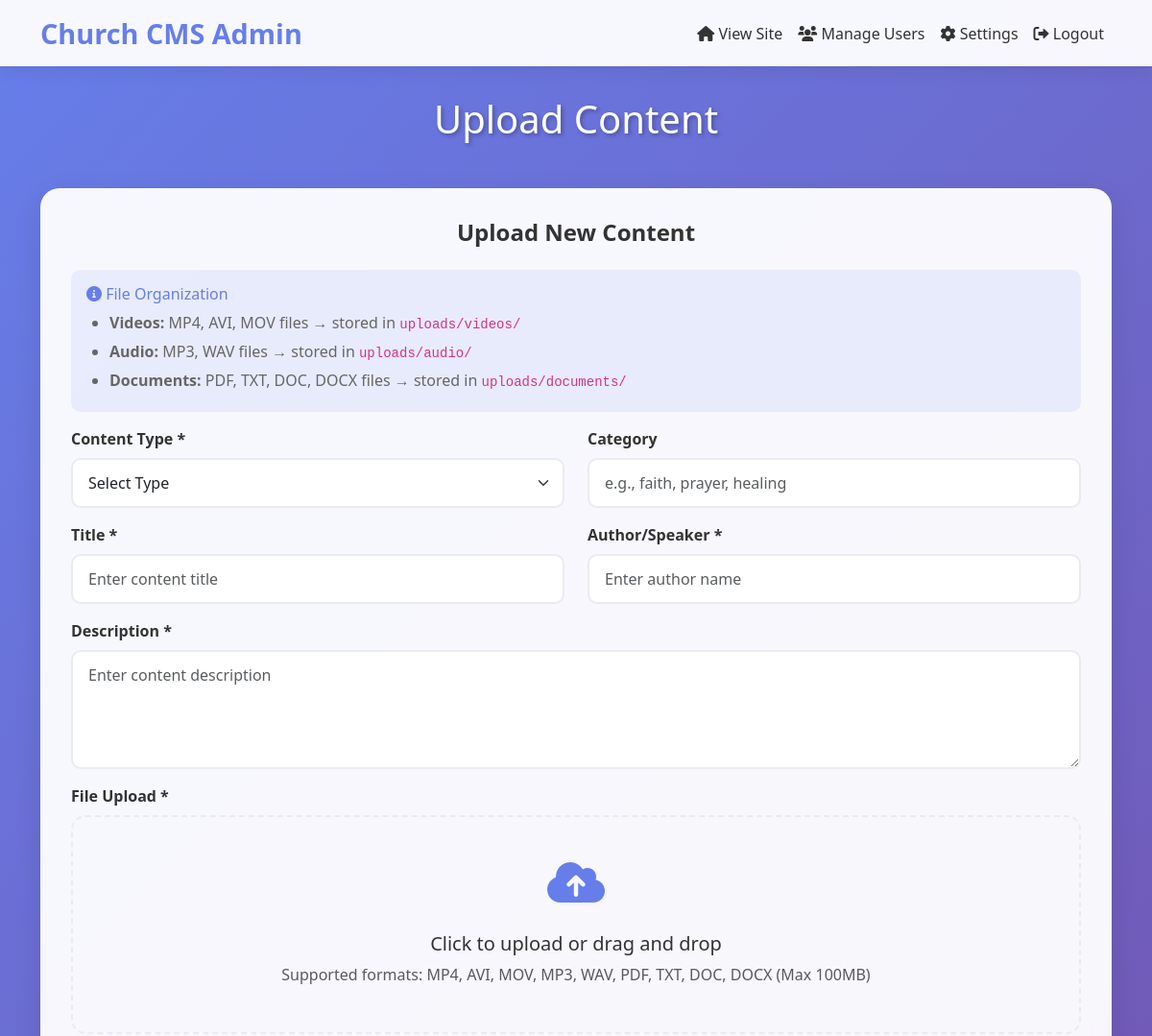
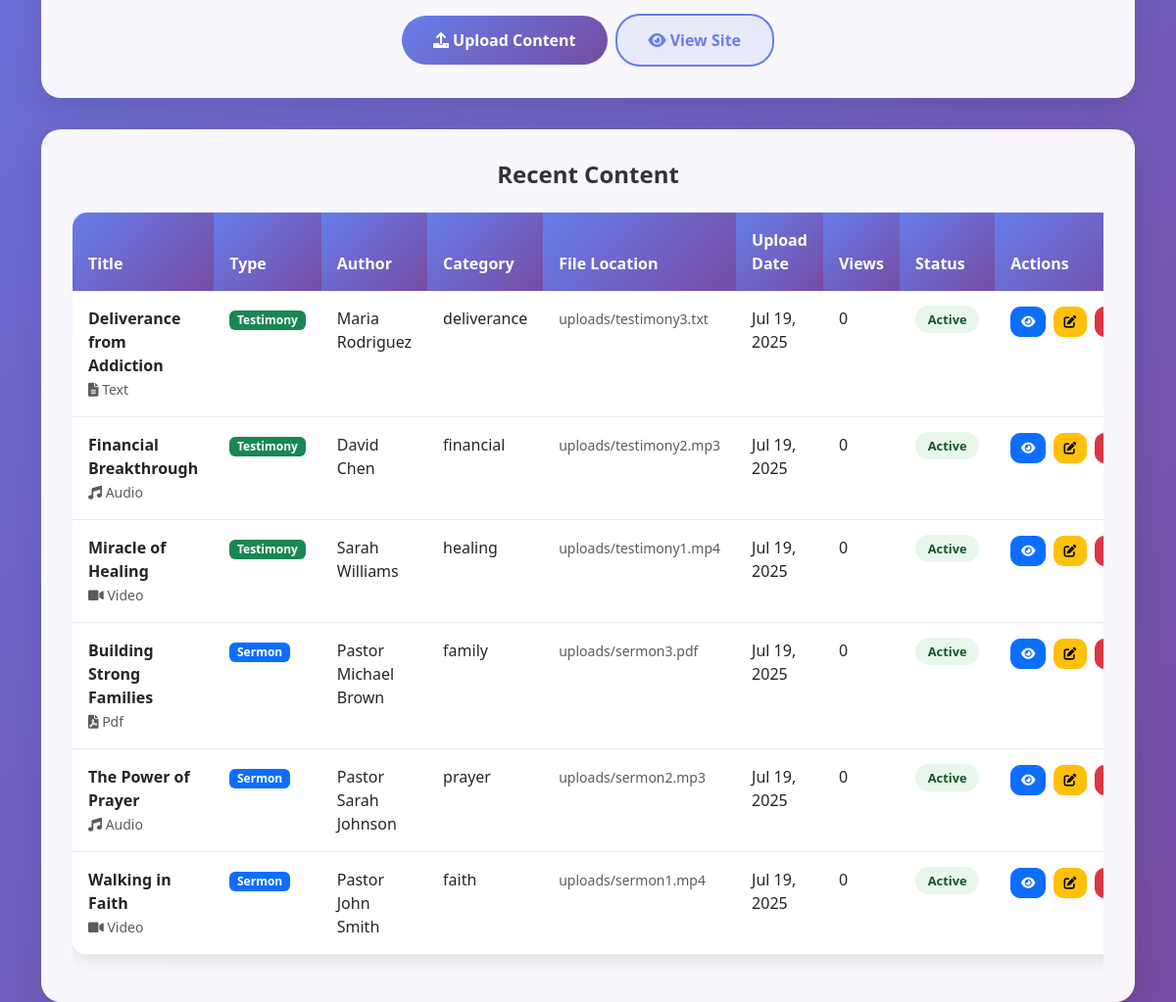
The page /CMS-Web/admin-upload-content.php on the database its author committed (2 pictures, top to bottom).
### tables this page shows
CREATE TABLE content (
    id INT AUTO_INCREMENT PRIMARY KEY,
    type ENUM('sermon', 'testimony') NOT NULL,
    title VARCHAR(255) NOT NULL,
    author VARCHAR(255) NOT NULL,
    description TEXT NOT NULL,
    category VARCHAR(100),
    file_path VARCHAR(500) NOT NULL,
    file_type VARCHAR(50),
    file_size INT,
    upload_date DATETIME DEFAULT CURRENT_TIMESTAMP,
    views INT DEFAULT 0,
    downloads INT DEFAULT 0,
    likes INT DEFAULT 0,  
    status ENUM('active', 'inactive') DEFAULT 'active',
    created_at TIMESTAMP DEFAULT CURRENT_TIMESTAMP,
    updated_at TIMESTAMP DEFAULT CURRENT_TIMESTAMP ON UPDATE CURRENT_TIMESTAMP
);

### CMS-Web/config/database.php (called while the page is built, shortened)
<?php
function getDBConnection() {
    try {
        $pdo = new PDO(
            "mysql:host=" . DB_HOST . ";dbname=" . DB_NAME . ";charset=utf8mb4",
            DB_USER,
            DB_PASS,
            [
                PDO::ATTR_ERRMODE => PDO::ERRMODE_EXCEPTION,
                PDO::ATTR_DEFAULT_FETCH_MODE => PDO::FETCH_ASSOC,
                PDO::ATTR_EMULATE_PREPARES => false
            ]
        );
        return $pdo;
    } catch (PDOException $e) {
        die("Connection failed: " . $e->getMessage());
    }
}
?>

### CMS-Web/admin-upload-content.php (the view)
<?php
include 'includes/admin-upload-content-handler.php';
$page_title = 'Upload Content';
$message_html = $message ? '<div class="alert alert-success"><i class="fas fa-check-circle"></i> '.htmlspecialchars($message).'</div>' : '';
$error_html = $error ? '<div class="alert alert-danger"><i class="fas fa-exclamation-circle"></i> '.htmlspecialchars($error).'</div>' : '';
$upload_form = '<div class="form-container">'
    .'<h2 class="form-title">Upload New Content</h2>'
    .'<div class="file-type-info"><h6><i class="fas fa-info-circle"></i> File Organization</h6><ul>'
    .'<li><strong>Videos:</strong> MP4, AVI, MOV files → stored in <code>uploads/videos/</code></li>'
    .'<li><strong>Audio:</strong> MP3, WAV files → stored in <code>uploads/audio/</code></li>'
    .'<li><strong>Documents:</strong> PDF, TXT, DOC, DOCX files → stored in <code>uploads/documents/</code></li>'
    .'</ul></div>'
    .'<form method="POST" enctype="multipart/form-data">'
    .'<div class="row">'
    .'<div class="col-md-6 mb-3"><label for="type" class="form-label">Content Type *</label>'
    .'<select name="type" id="type" class="form-select" required>'
    .'<option value="">Select Type</option>'
    .'<option value="sermon">Sermon</option>'
    .'<option value="testimony">Testimony</option>'
    .'</select></div>'
    .'<div class="col-md-6 mb-3"><label for="category" class="form-label">Category</label>'
    .'<input type="text" name="category" id="category" class="form-control" placeholder="e.g., faith, prayer, healing"></div>'
    .'</div>'
    .'<div class="row">'
    .'<div class="col-md-6 mb-3"><label for="title" class="form-label">Title *</label>'
    .'<input type="text" name="title" id="title" class="form-control" placeholder="Enter content title" required></div>'
    .'<div class="col-md-6 mb-3"><label for="author" class="form-label">Author/Speaker *</label>'
    .'<input type="text" name="author" id="author" class="form-control" placeholder="Enter author name" required></div>'
    .'</div>'
    .'<div class="mb-3"><label for="description" class="form-label">Description *</label>'
    .'<textarea name="description" id="description" class="form-control" rows="4" placeholder="Enter content description" required></textarea></div>'
    .'<div class="mb-3"><label for="file" class="form-label">File Upload *</label>'
    .'<div class="file-upload" onclick="document.getElementById(\'file\').click()">'
    .'<div class="file-upload-icon"><i class="fas fa-cloud-upload-alt"></i></div>'
    .'<h5>Click to upload or drag and drop</h5>'
    .'<p class="text-muted">Supported formats: MP4, AVI, MOV, MP3, WAV, PDF, TXT, DOC, DOCX (Max 100MB)</p>'
    .'<input type="file" name="file" id="file" class="d-none" accept=".mp4,.avi,.mov,.mp3,.wav,.pdf,.txt,.doc,.docx" required>'
    .'</div><div id="file-info" class="mt-2"></div></div>'
    .'<div class="text-center">'
    .'<button type="submit" class="btn btn-custom-primary"><i class="fas fa-upload"></i> Upload Content</button>'
    .'<a href="sermons-testimonies.php" class="btn btn-custom-secondary ms-2"><i class="fas fa-eye"></i> View Site</a>'
    .'</div>'
    .'</form>'
    .'</div>';
$content_table = '<div class="content-management"><h2 class="form-title">Recent Content</h2><div class="table-responsive"><table class="table content-table"><thead><tr>'
    .'<th>Title</th><th>Type</th><th>Author</th><th>Category</th><th>File Location</th><th>Upload Date</th><th>Views</th><th>Status</th><th>Actions</th>'
    .'</tr></thead><tbody>';
foreach ($existingContent as $item) {
    $content_table .= '<tr>';
    $content_table .= '<td><strong>'.htmlspecialchars($item['title']).'</strong><br><small class="text-muted">'.AdminUploadContentHandler::getFileTypeIcon($item['file_type']).' '.ucfirst($item['file_type']).'</small></td>';
    $content_table .= '<td><span class="badge '.($item['type']==='sermon'?'bg-primary':'bg-success').'">'.ucfirst($item['type']).'</span></td>';
    $content_table .= '<td>'.htmlspecialchars($item['author']).'</td>';
    $content_table .= '<td>'.htmlspecialchars($item['category'] ?: '-').'</td>';
    $content_table .= '<td><small class="text-muted">'.htmlspecialchars($item['file_path']).'</small></td>';
    $content_table .= '<td>'.date('M j, Y', strtotime($item['upload_date'])).'</td>';
    $content_table .= '<td>'.number_format($item['views']).'</td>';
    $content_table .= '<td><span class="status-badge '.($item['status']==='active'?'status-active':'status-inactive').'">'.ucfirst($item['status']).'</span></td>';
    $content_table .= '<td><div class="action-buttons">'
        .'<a href="view-content.php?id='.$item['id'].'" class="btn btn-sm btn-primary"><i class="fas fa-eye"></i></a>'
        .'<a href="edit-content.php?id='.$item['id'].'" class="btn btn-sm btn-warning"><i class="fas fa-edit"></i></a>'
        .'<form method="POST" action="" style="display:inline;" onsubmit="return confirm(\'Are you sure you want to delete this content?\');">'
        .'<input type="hidden" name="delete_id" value="'.$item['id'].'">'
        .'<button type="submit" class="btn btn-sm btn-danger"><i class="fas fa-trash"></i></button>'
        .'</form></div></td>';
    $content_table .= '</tr>';
}
$content_table .= '</tbody></table></div></div>';
$template = file_get_contents('templates/admin-upload-content.html');
$replacements = [
    '{{page_title}}' => $page_title,
    '{{message}}' => $message_html,
    '{{error}}' => $error_html,
    '{{upload_form}}' => $upload_form,
    '{{content_table}}' => $content_table
];
echo strtr($template, $replacements);
?>

### CMS-Web/includes/admin-upload-content-handler.php (shortened to what this page needs)
<?php
require_once 'config/database.php';
class AdminUploadContentHandler {
    private $pdo;
    private $message = '';
    private $error = '';
    private $existingContent = [];
    public function __construct() {
        $this->pdo = getDBConnection();
    }
    public function processForm() {
        $this->loadExistingContent();
    }
    private function loadExistingContent() {
        $stmt = $this->pdo->prepare("SELECT * FROM content ORDER BY upload_date DESC LIMIT 20");
        $stmt->execute();
        $this->existingContent = $stmt->fetchAll();
    }
    public function getMessage() {
        return $this->message;
    }
    public function getError() {
        return $this->error;
    }
    public function getExistingContent() {
        return $this->existingContent;
    }
    public static function getFileTypeIcon($fileType) {
        switch ($fileType) {
            case 'video':
                return '<i class="fas fa-video"></i>';
            case 'audio':
                return '<i class="fas fa-music"></i>';
            case 'pdf':
                return '<i class="fas fa-file-pdf"></i>';
            case 'text':
                return '<i class="fas fa-file-alt"></i>';
        }
    }
}
$handler = new AdminUploadContentHandler();
$handler->processForm();
$message = $handler->getMessage();
$error = $handler->getError();
$existingContent = $handler->getExistingContent();
?>

### CMS-Web/assets/css/admin-upload-content.css (style rules this page uses)
:root { --primary-color: #667eea; --secondary-color: #764ba2; --accent-color: #f093fb; --danger-color: #f5576c; --text-dark: #333; --text-light: #666; --white: #fff; --gradient-primary: linear-gradient(135deg, var(--primary-color) 0%, var(--secondary-color) 100%); --gradient-accent: linear-gradient(135deg, var(--accent-color) 0%, var(--danger-color) 100%); }
* { margin: 0; padding: 0; box-sizing: border-box; }
body { font-family: 'Segoe UI', Tahoma, Geneva, Verdana, sans-serif; background: var(--gradient-primary); min-height: 100vh; color: var(--text-dark); }
.navbar { background: rgba(255, 255, 255, 0.95) !important; backdrop-filter: blur(10px); box-shadow: 0 2px 20px rgba(0, 0, 0, 0.1); }
.navbar-brand { font-size: 1.8rem; font-weight: bold; color: var(--primary-color) !important; }
.navbar-nav .nav-link { color: var(--text-dark) !important; font-weight: 500; transition: color 0.3s; }
.page-title { text-align: center; color: var(--white); margin-bottom: 3rem; font-size: 2.5rem; text-shadow: 2px 2px 4px rgba(0, 0, 0, 0.3); }
.form-container { background: rgba(255, 255, 255, 0.95); border-radius: 20px; padding: 2rem; margin-bottom: 2rem; backdrop-filter: blur(10px); box-shadow: 0 10px 30px rgba(0, 0, 0, 0.1); }
.form-title { color: var(--text-dark); font-size: 1.5rem; font-weight: 600; margin-bottom: 1.5rem; text-align: center; }
.form-label { font-weight: 600; color: var(--text-dark); margin-bottom: 0.5rem; }
.form-control { border-radius: 10px; border: 2px solid #e9ecef; padding: 0.75rem 1rem; transition: all 0.3s; }
.form-select { border-radius: 10px; border: 2px solid #e9ecef; padding: 0.75rem 1rem; transition: all 0.3s; }
.btn-custom-primary { background: var(--gradient-primary); color: var(--white); border: none; border-radius: 25px; font-weight: 600; transition: all 0.3s; padding: 0.8rem 2rem; }
.btn-custom-secondary { background: rgba(102, 126, 234, 0.1); color: var(--primary-color); border: 2px solid var(--primary-color); border-radius: 25px; font-weight: 600; transition: all 0.3s; padding: 0.8rem 2rem; }
.file-upload { border: 2px dashed #e9ecef; border-radius: 15px; padding: 2rem; text-align: center; transition: all 0.3s; cursor: pointer; }
.file-upload-icon { font-size: 3rem; color: var(--primary-color); margin-bottom: 1rem; }
.content-management { background: rgba(255, 255, 255, 0.95); border-radius: 20px; padding: 2rem; backdrop-filter: blur(10px); box-shadow: 0 10px 30px rgba(0, 0, 0, 0.1); }
.content-table { background: white; border-radius: 15px; overflow: hidden; box-shadow: 0 5px 15px rgba(0, 0, 0, 0.1); }
.content-table th { background: var(--gradient-primary); color: var(--white); border: none; padding: 1rem; }
.content-table td { padding: 1rem; border-bottom: 1px solid #e9ecef; }
.status-badge { padding: 0.3rem 0.8rem; border-radius: 15px; font-size: 0.8rem; font-weight: 600; }
.status-active { background: rgba(40, 167, 69, 0.1); color: #155724; }
.action-buttons { display: flex; gap: 0.5rem; }
.btn-sm { padding: 0.3rem 0.6rem; font-size: 0.8rem; border-radius: 10px; }
.file-type-info { background: rgba(102, 126, 234, 0.1); border-radius: 10px; padding: 1rem; margin: 1rem 0; }
.file-type-info h6 { color: var(--primary-color); margin-bottom: 0.5rem; }
.file-type-info ul { margin: 0; padding-left: 1.5rem; }
.file-type-info li { margin-bottom: 0.3rem; color: var(--text-light); }

### rows shown on the page
content: title "Deliverance from Addiction", file_type "Text", type "Testimony", author "Maria Rodriguez", category "deliverance", file_path "uploads/testimony3.txt", upload_date "Jul 19, 2025", views "0", status "Active"
content: title "Financial Breakthrough", file_type "Audio", type "Testimony", author "David Chen", category "financial", file_path "uploads/testimony2.mp3", upload_date "Jul 19, 2025", views "0", status "Active"
content: title "Miracle of Healing", file_type "Video", type "Testimony", author "Sarah Williams", category "healing", file_path "uploads/testimony1.mp4", upload_date "Jul 19, 2025", views "0", status "Active"
content: title "Building Strong Families", file_type "Pdf", type "Sermon", author "Pastor Michael Brown", category "family", file_path "uploads/sermon3.pdf", upload_date "Jul 19, 2025", views "0", status "Active"
content: title "The Power of Prayer", file_type "Audio", type "Sermon", author "Pastor Sarah Johnson", category "prayer", file_path "uploads/sermon2.mp3", upload_date "Jul 19, 2025", views "0", status "Active"
content: title "Walking in Faith", file_type "Video", type "Sermon", author "Pastor John Smith", category "faith", file_path "uploads/sermon1.mp4", upload_date "Jul 19, 2025", views "0", status "Active"

### other values the page prints
strtr($template, $replacements) "Church CMS Admin View Site Manage Users Settings Logout Upload Content"
